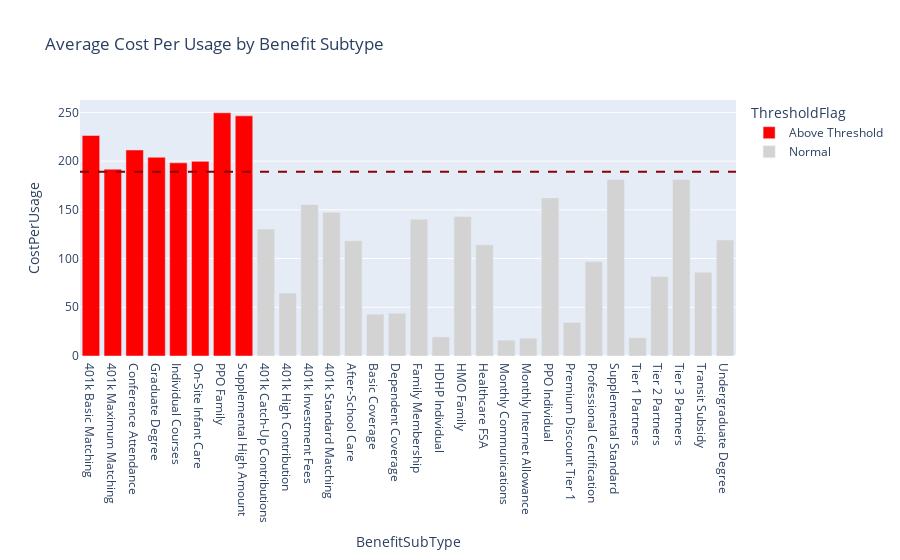
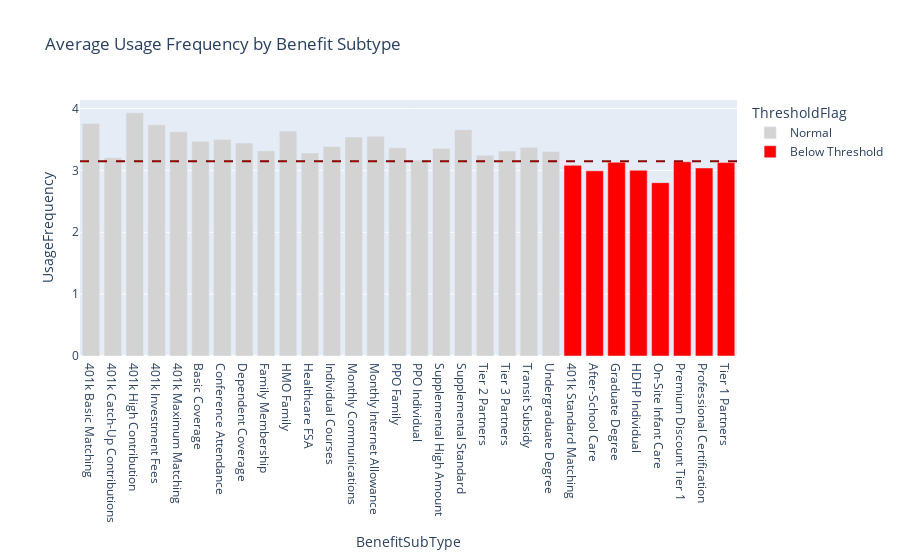
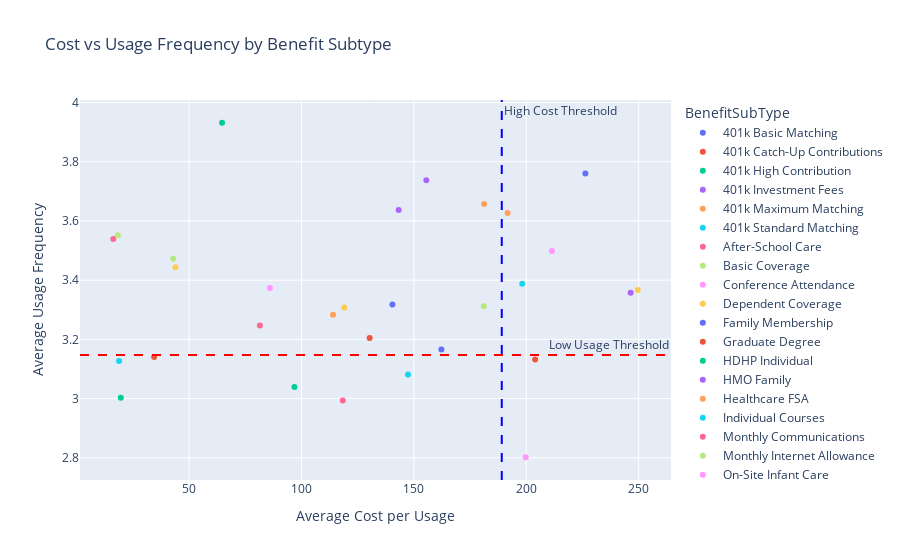
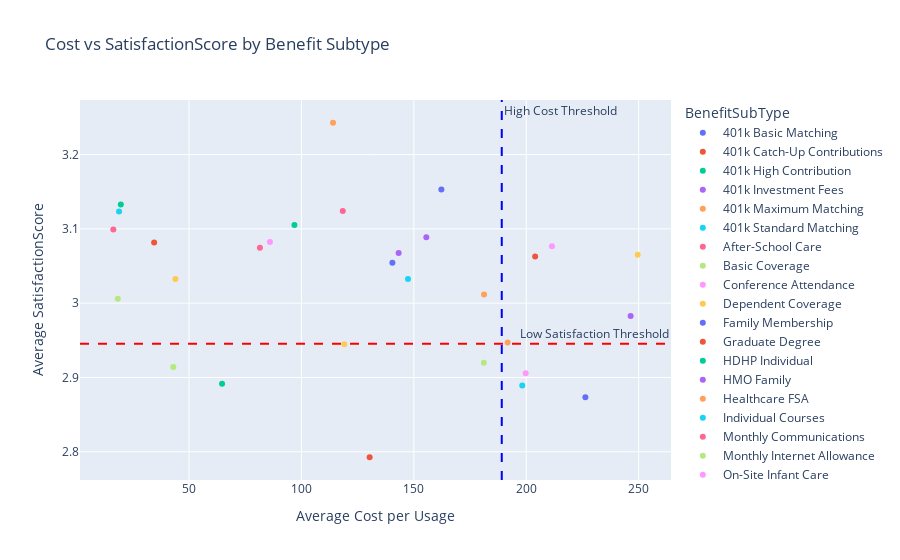

Source (notebook cell) for these figures, in order:
### Code cell
# Identify underutilized high-cost subcategories
# Group by BenefitSubType and calculate mean cost-per-usage and usage frequency, satisfaction score, and rank ROI score
subcategory_stats = merged.groupby('BenefitSubType').agg({
    'CostPerUsage': 'mean',
    'UsageFrequency': 'mean',
    'SatisfactionScore': 'mean',
    'ROI_Score': 'mean'
}).reset_index()

# Define high-cost threshold as the 75th percentile of cost-per-usage
high_cost_threshold = subcategory_stats['CostPerUsage'].quantile(0.75)

# Define low-usage threshold as the 25th percentile of usage frequency
low_usage_threshold = subcategory_stats['UsageFrequency'].quantile(0.25)

# Visualise and highlight those above/below thresholds
# Highlight subcategories above the high cost threshold and below the low usage threshold with colored bars

def create_bar_plot_treshold(df, x_col, y_col, title, treshold, treshold_label = 'max'):
    if treshold_label == 'max':
        df['ThresholdFlag'] = np.where(df['CostPerUsage'] > treshold, 'Above Threshold', 'Normal')
        fig = px.bar(
                df,
                x=x_col,
                y=y_col,
                color='ThresholdFlag',  # Only bars above threshold are colored
                color_discrete_map={'Above Threshold': 'red', 'Normal': 'lightgray'},
                title=title)
    else:
        df['ThresholdFlag'] = np.where(df[y_col] < treshold, 'Below Threshold', 'Normal')
        fig = px.bar(
            df,
            x=x_col,
            y=y_col,
            color='ThresholdFlag',  # Only bars above threshold are colored
            color_discrete_map={'Below Threshold': 'red', 'Normal': 'lightgray'},
            title=title
        )
    
    fig.add_hline(y=treshold, line_dash="dash", line_color="darkred")
    fig.show()

create_bar_plot_treshold(merged.groupby('BenefitSubType').agg({'CostPerUsage': 'mean'}).reset_index(), 'BenefitSubType', 'CostPerUsage', 'Average Cost Per Usage by Benefit Subtype', high_cost_threshold, 'max')
create_bar_plot_treshold(merged.groupby('BenefitSubType').agg({'UsageFrequency': 'mean'}).reset_index(), 'BenefitSubType', 'UsageFrequency', 'Average Usage Frequency by Benefit Subtype', low_usage_threshold, 'min')

# Find those that have high cost and low usage
underutilized_high_cost = subcategory_stats[
    (subcategory_stats['CostPerUsage'] > high_cost_threshold) &
    (subcategory_stats['UsageFrequency'] < low_usage_threshold)
]

print("Underutilized High-Cost Subcategories:")
print(underutilized_high_cost)

# Create quadrant plots (cost vs. usage, cost vs. satisfaction)
fig = px.scatter(subcategory_stats, x='CostPerUsage', y='UsageFrequency',
                 color='BenefitSubType',
                 title='Cost vs Usage Frequency by Benefit Subtype',
                 labels={'CostPerUsage': 'Average Cost per Usage', 'UsageFrequency': 'Average Usage Frequency'},
                 hover_data=['BenefitSubType'])
fig.add_hline(y=low_usage_threshold, line_dash="dash", line_color="red", annotation_text="Low Usage Threshold")
fig.add_vline(x=high_cost_threshold, line_dash="dash", line_color="blue", annotation_text="High Cost Threshold")
fig.show()

# Find those with have high cost and low satisfaction
underutilized_high_cost_satisfaction = subcategory_stats[
    (subcategory_stats['CostPerUsage'] > high_cost_threshold) &
    (subcategory_stats['SatisfactionScore'] < subcategory_stats['SatisfactionScore'].quantile(0.25))
]

print("Underutilized High-Cost Benefits with Low Satisfaction:")
print(underutilized_high_cost_satisfaction[['BenefitSubType', 'CostPerUsage', 'SatisfactionScore']])

# Visualise and highlight those above/below thresholds
fig = px.scatter(subcategory_stats, x='CostPerUsage', y='SatisfactionScore',
                 color='BenefitSubType',
                 title='Cost vs SatisfactionScore by Benefit Subtype',
                 labels={'CostPerUsage': 'Average Cost per Usage', 'SatisfactionScore': 'Average SatisfactionScore'},
                 hover_data=['BenefitSubType'])
fig.add_hline(y=subcategory_stats['SatisfactionScore'].quantile(0.25), line_dash="dash", line_color="red", annotation_text="Low Satisfaction Threshold")
fig.add_vline(x=high_cost_threshold, line_dash="dash", line_color="blue", annotation_text="High Cost Threshold")
fig.show()

### Figure 1 — Plotly figure (JSON) as saved in the notebook; plotly's stock layout.template omitted (floating-point values rounded to 4 significant figures)
{"data": [{"hovertemplate": "ThresholdFlag=Above Threshold<br>BenefitSubType=%{x}<br>CostPerUsage=%{y}<extra></extra>", "legendgroup": "Above Threshold", "marker": {"color": "red", "pattern": {"shape": ""}}, "name": "Above Threshold", "orientation": "v", "showlegend": true, "textposition": "auto", "type": "bar", "x": ["401k Basic Matching", "401k Maximum Matching", "Conference Attendance", "Graduate Degree", "Individual Courses", "On-Site Infant Care", "PPO Family", "Supplemental High Amount"], "xaxis": "x", "y": [226.3, 191.7, 211.4, 204.0, 198.2, 199.7, 249.6, 246.4], "yaxis": "y"}, {"hovertemplate": "ThresholdFlag=Normal<br>BenefitSubType=%{x}<br>CostPerUsage=%{y}<extra></extra>", "legendgroup": "Normal", "marker": {"color": "lightgray", "pattern": {"shape": ""}}, "name": "Normal", "orientation": "v", "showlegend": true, "textposition": "auto", "type": "bar", "x": ["401k Catch-Up Contributions", "401k High Contribution", "401k Investment Fees", "401k Standard Matching", "After-School Care", "Basic Coverage", "Dependent Coverage", "Family Membership", "HDHP Individual", "HMO Family", "Healthcare FSA", "Monthly Communications", "Monthly Internet Allowance", "PPO Individual", "Premium Discount Tier 1", "Professional Certification", "Supplemental Standard", "Tier 1 Partners", "Tier 2 Partners", "Tier 3 Partners", "Transit Subsidy", "Undergraduate Degree"], "xaxis": "x", "y": [130.3, 64.68, 155.5, 147.4, 118.4, 42.97, 43.95, 140.5, 19.65, 143.2, 114.0, 16.3, 18.31, 162.2, 34.46, 96.87, 181.2, 18.86, 81.51, 181.1, 85.97, 119.1], "yaxis": "y"}], "layout": {"barmode": "relative", "legend": {"title": {"text": "ThresholdFlag"}, "tracegroupgap": 0}, "shapes": [{"line": {"color": "darkred", "dash": "dash"}, "type": "line", "x0": 0, "x1": 1, "xref": "x domain", "y0": 189.1, "y1": 189.1, "yref": "y"}], "title": {"text": "Average Cost Per Usage by Benefit Subtype"}, "xaxis": {"anchor": "y", "domain": [0, 1], "title": {"text": "BenefitSubType"}}, "yaxis": {"anchor": "x", "domain": [0, 1], "title": {"text": "CostPerUsage"}}}}

### Figure 2 — Plotly figure (JSON) as saved in the notebook; plotly's stock layout.template omitted (floating-point values rounded to 4 significant figures)
{"data": [{"hovertemplate": "ThresholdFlag=Normal<br>BenefitSubType=%{x}<br>UsageFrequency=%{y}<extra></extra>", "legendgroup": "Normal", "marker": {"color": "lightgray", "pattern": {"shape": ""}}, "name": "Normal", "orientation": "v", "showlegend": true, "textposition": "auto", "type": "bar", "x": ["401k Basic Matching", "401k Catch-Up Contributions", "401k High Contribution", "401k Investment Fees", "401k Maximum Matching", "Basic Coverage", "Conference Attendance", "Dependent Coverage", "Family Membership", "HMO Family", "Healthcare FSA", "Individual Courses", "Monthly Communications", "Monthly Internet Allowance", "PPO Family", "PPO Individual", "Supplemental High Amount", "Supplemental Standard", "Tier 2 Partners", "Tier 3 Partners", "Transit Subsidy", "Undergraduate Degree"], "xaxis": "x", "y": [3.76, 3.204, 3.932, 3.737, 3.627, 3.472, 3.499, 3.444, 3.318, 3.637, 3.283, 3.388, 3.539, 3.552, 3.366, 3.166, 3.357, 3.657, 3.247, 3.312, 3.374, 3.307], "yaxis": "y"}, {"hovertemplate": "ThresholdFlag=Below Threshold<br>BenefitSubType=%{x}<br>UsageFrequency=%{y}<extra></extra>", "legendgroup": "Below Threshold", "marker": {"color": "red", "pattern": {"shape": ""}}, "name": "Below Threshold", "orientation": "v", "showlegend": true, "textposition": "auto", "type": "bar", "x": ["401k Standard Matching", "After-School Care", "Graduate Degree", "HDHP Individual", "On-Site Infant Care", "Premium Discount Tier 1", "Professional Certification", "Tier 1 Partners"], "xaxis": "x", "y": [3.082, 2.993, 3.132, 3.003, 2.802, 3.141, 3.039, 3.127], "yaxis": "y"}], "layout": {"barmode": "relative", "legend": {"title": {"text": "ThresholdFlag"}, "tracegroupgap": 0}, "shapes": [{"line": {"color": "darkred", "dash": "dash"}, "type": "line", "x0": 0, "x1": 1, "xref": "x domain", "y0": 3.147, "y1": 3.147, "yref": "y"}], "title": {"text": "Average Usage Frequency by Benefit Subtype"}, "xaxis": {"anchor": "y", "domain": [0, 1], "title": {"text": "BenefitSubType"}}, "yaxis": {"anchor": "x", "domain": [0, 1], "title": {"text": "UsageFrequency"}}}}

### Figure 3 — Plotly figure (JSON) as saved in the notebook; plotly's stock layout.template omitted (floating-point values rounded to 4 significant figures)
{"data": [{"customdata": [["401k Basic Matching"]], "hovertemplate": "BenefitSubType=%{customdata[0]}<br>Average Cost per Usage=%{x}<br>Average Usage Frequency=%{y}<extra></extra>", "legendgroup": "401k Basic Matching", "marker": {"color": "#636efa", "symbol": "circle"}, "mode": "markers", "name": "401k Basic Matching", "orientation": "v", "showlegend": true, "type": "scatter", "x": [226.3], "xaxis": "x", "y": [3.76], "yaxis": "y"}, {"customdata": [["401k Catch-Up Contributions"]], "hovertemplate": "BenefitSubType=%{customdata[0]}<br>Average Cost per Usage=%{x}<br>Average Usage Frequency=%{y}<extra></extra>", "legendgroup": "401k Catch-Up Contributions", "marker": {"color": "#EF553B", "symbol": "circle"}, "mode": "markers", "name": "401k Catch-Up Contributions", "orientation": "v", "showlegend": true, "type": "scatter", "x": [130.3], "xaxis": "x", "y": [3.204], "yaxis": "y"}, {"customdata": [["401k High Contribution"]], "hovertemplate": "BenefitSubType=%{customdata[0]}<br>Average Cost per Usage=%{x}<br>Average Usage Frequency=%{y}<extra></extra>", "legendgroup": "401k High Contribution", "marker": {"color": "#00cc96", "symbol": "circle"}, "mode": "markers", "name": "401k High Contribution", "orientation": "v", "showlegend": true, "type": "scatter", "x": [64.68], "xaxis": "x", "y": [3.932], "yaxis": "y"}, {"customdata": [["401k Investment Fees"]], "hovertemplate": "BenefitSubType=%{customdata[0]}<br>Average Cost per Usage=%{x}<br>Average Usage Frequency=%{y}<extra></extra>", "legendgroup": "401k Investment Fees", "marker": {"color": "#ab63fa", "symbol": "circle"}, "mode": "markers", "name": "401k Investment Fees", "orientation": "v", "showlegend": true, "type": "scatter", "x": [155.5], "xaxis": "x", "y": [3.737], "yaxis": "y"}, {"customdata": [["401k Maximum Matching"]], "hovertemplate": "BenefitSubType=%{customdata[0]}<br>Average Cost per Usage=%{x}<br>Average Usage Frequency=%{y}<extra></extra>", "legendgroup": "401k Maximum Matching", "marker": {"color": "#FFA15A", "symbol": "circle"}, "mode": "markers", "name": "401k Maximum Matching", "orientation": "v", "showlegend": true, "type": "scatter", "x": [191.7], "xaxis": "x", "y": [3.627], "yaxis": "y"}, {"customdata": [["401k Standard Matching"]], "hovertemplate": "BenefitSubType=%{customdata[0]}<br>Average Cost per Usage=%{x}<br>Average Usage Frequency=%{y}<extra></extra>", "legendgroup": "401k Standard Matching", "marker": {"color": "#19d3f3", "symbol": "circle"}, "mode": "markers", "name": "401k Standard Matching", "orientation": "v", "showlegend": true, "type": "scatter", "x": [147.4], "xaxis": "x", "y": [3.082], "yaxis": "y"}, {"customdata": [["After-School Care"]], "hovertemplate": "BenefitSubType=%{customdata[0]}<br>Average Cost per Usage=%{x}<br>Average Usage Frequency=%{y}<extra></extra>", "legendgroup": "After-School Care", "marker": {"color": "#FF6692", "symbol": "circle"}, "mode": "markers", "name": "After-School Care", "orientation": "v", "showlegend": true, "type": "scatter", "x": [118.4], "xaxis": "x", "y": [2.993], "yaxis": "y"}, {"customdata": [["Basic Coverage"]], "hovertemplate": "BenefitSubType=%{customdata[0]}<br>Average Cost per Usage=%{x}<br>Average Usage Frequency=%{y}<extra></extra>", "legendgroup": "Basic Coverage", "marker": {"color": "#B6E880", "symbol": "circle"}, "mode": "markers", "name": "Basic Coverage", "orientation": "v", "showlegend": true, "type": "scatter", "x": [42.97], "xaxis": "x", "y": [3.472], "yaxis": "y"}, {"customdata": [["Conference Attendance"]], "hovertemplate": "BenefitSubType=%{customdata[0]}<br>Average Cost per Usage=%{x}<br>Average Usage Frequency=%{y}<extra></extra>", "legendgroup": "Conference Attendance", "marker": {"color": "#FF97FF", "symbol": "circle"}, "mode": "markers", "name": "Conference Attendance", "orientation": "v", "showlegend": true, "type": "scatter", "x": [211.4], "xaxis": "x", "y": [3.499], "yaxis": "y"}, {"customdata": [["Dependent Coverage"]], "hovertemplate": "BenefitSubType=%{customdata[0]}<br>Average Cost per Usage=%{x}<br>Average Usage Frequency=%{y}<extra></extra>", "legendgroup": "Dependent Coverage", "marker": {"color": "#FECB52", "symbol": "circle"}, "mode": "markers", "name": "Dependent Coverage", "orientation": "v", "showlegend": true, "type": "scatter", "x": [43.95], "xaxis": "x", "y": [3.444], "yaxis": "y"}, {"customdata": [["Family Membership"]], "hovertemplate": "BenefitSubType=%{customdata[0]}<br>Average Cost per Usage=%{x}<br>Average Usage Frequency=%{y}<extra></extra>", "legendgroup": "Family Membership", "marker": {"color": "#636efa", "symbol": "circle"}, "mode": "markers", "name": "Family Membership", "orientation": "v", "showlegend": true, "type": "scatter", "x": [140.5], "xaxis": "x", "y": [3.318], "yaxis": "y"}, {"customdata": [["Graduate Degree"]], "hovertemplate": "BenefitSubType=%{customdata[0]}<br>Average Cost per Usage=%{x}<br>Average Usage Frequency=%{y}<extra></extra>", "legendgroup": "Graduate Degree", "marker": {"color": "#EF553B", "symbol": "circle"}, "mode": "markers", "name": "Graduate Degree", "orientation": "v", "showlegend": true, "type": "scatter", "x": [204.0], "xaxis": "x", "y": [3.132], "yaxis": "y"}, {"customdata": [["HDHP Individual"]], "hovertemplate": "BenefitSubType=%{customdata[0]}<br>Average Cost per Usage=%{x}<br>Average Usage Frequency=%{y}<extra></extra>", "legendgroup": "HDHP Individual", "marker": {"color": "#00cc96", "symbol": "circle"}, "mode": "markers", "name": "HDHP Individual", "orientation": "v", "showlegend": true, "type": "scatter", "x": [19.65], "xaxis": "x", "y": [3.003], "yaxis": "y"}, {"customdata": [["HMO Family"]], "hovertemplate": "BenefitSubType=%{customdata[0]}<br>Average Cost per Usage=%{x}<br>Average Usage Frequency=%{y}<extra></extra>", "legendgroup": "HMO Family", "marker": {"color": "#ab63fa", "symbol": "circle"}, "mode": "markers", "name": "HMO Family", "orientation": "v", "showlegend": true, "type": "scatter", "x": [143.2], "xaxis": "x", "y": [3.637], "yaxis": "y"}, {"customdata": [["Healthcare FSA"]], "hovertemplate": "BenefitSubType=%{customdata[0]}<br>Average Cost per Usage=%{x}<br>Average Usage Frequency=%{y}<extra></extra>", "legendgroup": "Healthcare FSA", "marker": {"color": "#FFA15A", "symbol": "circle"}, "mode": "markers", "name": "Healthcare FSA", "orientation": "v", "showlegend": true, "type": "scatter", "x": [114.0], "xaxis": "x", "y": [3.283], "yaxis": "y"}, {"customdata": [["Individual Courses"]], "hovertemplate": "BenefitSubType=%{customdata[0]}<br>Average Cost per Usage=%{x}<br>Average Usage Frequency=%{y}<extra></extra>", "legendgroup": "Individual Courses", "marker": {"color": "#19d3f3", "symbol": "circle"}, "mode": "markers", "name": "Individual Courses", "orientation": "v", "showlegend": true, "type": "scatter", "x": [198.2], "xaxis": "x", "y": [3.388], "yaxis": "y"}, {"customdata": [["Monthly Communications"]], "hovertemplate": "BenefitSubType=%{customdata[0]}<br>Average Cost per Usage=%{x}<br>Average Usage Frequency=%{y}<extra></extra>", "legendgroup": "Monthly Communications", "marker": {"color": "#FF6692", "symbol": "circle"}, "mode": "markers", "name": "Monthly Communications", "orientation": "v", "showlegend": true, "type": "scatter", "x": [16.3], "xaxis": "x", "y": [3.539], "yaxis": "y"}, {"customdata": [["Monthly Internet Allowance"]], "hovertemplate": "BenefitSubType=%{customdata[0]}<br>Average Cost per Usage=%{x}<br>Average Usage Frequency=%{y}<extra></extra>", "legendgroup": "Monthly Internet Allowance", "marker": {"color": "#B6E880", "symbol": "circle"}, "mode": "markers", "name": "Monthly Internet Allowance", "orientation": "v", "showlegend": true, "type": "scatter", "x": [18.31], "xaxis": "x", "y": [3.552], "yaxis": "y"}, {"customdata": [["On-Site Infant Care"]], "hovertemplate": "BenefitSubType=%{customdata[0]}<br>Average Cost per Usage=%{x}<br>Average Usage Frequency=%{y}<extra></extra>", "legendgroup": "On-Site Infant Care", "marker": {"color": "#FF97FF", "symbol": "circle"}, "mode": "markers", "name": "On-Site Infant Care", "orientation": "v", "showlegend": true, "type": "scatter", "x": [199.7], "xaxis": "x", "y": [2.802], "yaxis": "y"}, {"customdata": [["PPO Family"]], "hovertemplate": "BenefitSubType=%{customdata[0]}<br>Average Cost per Usage=%{x}<br>Average Usage Frequency=%{y}<extra></extra>", "legendgroup": "PPO Family", "marker": {"color": "#FECB52", "symbol": "circle"}, "mode": "markers", "name": "PPO Family", "orientation": "v", "showlegend": true, "type": "scatter", "x": [249.6], "xaxis": "x", "y": [3.366], "yaxis": "y"}, {"customdata": [["PPO Individual"]], "hovertemplate": "BenefitSubType=%{customdata[0]}<br>Average Cost per Usage=%{x}<br>Average Usage Frequency=%{y}<extra></extra>", "legendgroup": "PPO Individual", "marker": {"color": "#636efa", "symbol": "circle"}, "mode": "markers", "name": "PPO Individual", "orientation": "v", "showlegend": true, "type": "scatter", "x": [162.2], "xaxis": "x", "y": [3.166], "yaxis": "y"}, {"customdata": [["Premium Discount Tier 1"]], "hovertemplate": "BenefitSubType=%{customdata[0]}<br>Average Cost per Usage=%{x}<br>Average Usage Frequency=%{y}<extra></extra>", "legendgroup": "Premium Discount Tier 1", "marker": {"color": "#EF553B", "symbol": "circle"}, "mode": "markers", "name": "Premium Discount Tier 1", "orientation": "v", "showlegend": true, "type": "scatter", "x": [34.46], "xaxis": "x", "y": [3.141], "yaxis": "y"}, {"customdata": [["Professional Certification"]], "hovertemplate": "BenefitSubType=%{customdata[0]}<br>Average Cost per Usage=%{x}<br>Average Usage Frequency=%{y}<extra></extra>", "legendgroup": "Professional Certification", "marker": {"color": "#00cc96", "symbol": "circle"}, "mode": "markers", "name": "Professional Certification", "orientation": "v", "showlegend": true, "type": "scatter", "x": [96.87], "xaxis": "x", "y": [3.039], "yaxis": "y"}, {"customdata": [["Supplemental High Amount"]], "hovertemplate": "BenefitSubType=%{customdata[0]}<br>Average Cost per Usage=%{x}<br>Average Usage Frequency=%{y}<extra></extra>", "legendgroup": "Supplemental High Amount", "marker": {"color": "#ab63fa", "symbol": "circle"}, "mode": "markers", "name": "Supplemental High Amount", "orientation": "v", "showlegend": true, "type": "scatter", "x": [246.4], "xaxis": "x", "y": [3.357], "yaxis": "y"}, {"customdata": [["Supplemental Standard"]], "hovertemplate": "BenefitSubType=%{customdata[0]}<br>Average Cost per Usage=%{x}<br>Average Usage Frequency=%{y}<extra></extra>", "legendgroup": "Supplemental Standard", "marker": {"color": "#FFA15A", "symbol": "circle"}, "mode": "markers", "name": "Supplemental Standard", "orientation": "v", "showlegend": true, "type": "scatter", "x": [181.2], "xaxis": "x", "y": [3.657], "yaxis": "y"}, {"customdata": [["Tier 1 Partners"]], "hovertemplate": "BenefitSubType=%{customdata[0]}<br>Average Cost per Usage=%{x}<br>Average Usage Frequency=%{y}<extra></extra>", "legendgroup": "Tier 1 Partners", "marker": {"color": "#19d3f3", "symbol": "circle"}, "mode": "markers", "name": "Tier 1 Partners", "orientation": "v", "showlegend": true, "type": "scatter", "x": [18.86], "xaxis": "x", "y": [3.127], "yaxis": "y"}, {"customdata": [["Tier 2 Partners"]], "hovertemplate": "BenefitSubType=%{customdata[0]}<br>Average Cost per Usage=%{x}<br>Average Usage Frequency=%{y}<extra></extra>", "legendgroup": "Tier 2 Partners", "marker": {"color": "#FF6692", "symbol": "circle"}, "mode": "markers", "name": "Tier 2 Partners", "orientation": "v", "showlegend": true, "type": "scatter", "x": [81.51], "xaxis": "x", "y": [3.247], "yaxis": "y"}, {"customdata": [["Tier 3 Partners"]], "hovertemplate": "BenefitSubType=%{customdata[0]}<br>Average Cost per Usage=%{x}<br>Average Usage Frequency=%{y}<extra></extra>", "legendgroup": "Tier 3 Partners", "marker": {"color": "#B6E880", "symbol": "circle"}, "mode": "markers", "name": "Tier 3 Partners", "orientation": "v", "showlegend": true, "type": "scatter", "x": [181.1], "xaxis": "x", "y": [3.312], "yaxis": "y"}, {"customdata": [["Transit Subsidy"]], "hovertemplate": "BenefitSubType=%{customdata[0]}<br>Average Cost per Usage=%{x}<br>Average Usage Frequency=%{y}<extra></extra>", "legendgroup": "Transit Subsidy", "marker": {"color": "#FF97FF", "symbol": "circle"}, "mode": "markers", "name": "Transit Subsidy", "orientation": "v", "showlegend": true, "type": "scatter", "x": [85.97], "xaxis": "x", "y": [3.374], "yaxis": "y"}, {"customdata": [["Undergraduate Degree"]], "hovertemplate": "BenefitSubType=%{customdata[0]}<br>Average Cost per Usage=%{x}<br>Average Usage Frequency=%{y}<extra></extra>", "legendgroup": "Undergraduate Degree", "marker": {"color": "#FECB52", "symbol": "circle"}, "mode": "markers", "name": "Undergraduate Degree", "orientation": "v", "showlegend": true, "type": "scatter", "x": [119.1], "xaxis": "x", "y": [3.307], "yaxis": "y"}], "layout": {"annotations": [{"showarrow": false, "text": "Low Usage Threshold", "x": 1, "xanchor": "right", "xref": "x domain", "y": 3.147, "yanchor": "bottom", "yref": "y"}, {"showarrow": false, "text": "High Cost Threshold", "x": 189.1, "xanchor": "left", "xref": "x", "y": 1, "yanchor": "top", "yref": "y domain"}], "legend": {"title": {"text": "BenefitSubType"}, "tracegroupgap": 0}, "shapes": [{"line": {"color": "red", "dash": "dash"}, "type": "line", "x0": 0, "x1": 1, "xref": "x domain", "y0": 3.147, "y1": 3.147, "yref": "y"}, {"line": {"color": "blue", "dash": "dash"}, "type": "line", "x0": 189.1, "x1": 189.1, "xref": "x", "y0": 0, "y1": 1, "yref": "y domain"}], "title": {"text": "Cost vs Usage Frequency by Benefit Subtype"}, "xaxis": {"anchor": "y", "domain": [0, 1], "title": {"text": "Average Cost per Usage"}}, "yaxis": {"anchor": "x", "domain": [0, 1], "title": {"text": "Average Usage Frequency"}}}}

### Figure 4 — Plotly figure (JSON) as saved in the notebook; plotly's stock layout.template omitted (floating-point values rounded to 4 significant figures)
{"data": [{"customdata": [["401k Basic Matching"]], "hovertemplate": "BenefitSubType=%{customdata[0]}<br>Average Cost per Usage=%{x}<br>Average SatisfactionScore=%{y}<extra></extra>", "legendgroup": "401k Basic Matching", "marker": {"color": "#636efa", "symbol": "circle"}, "mode": "markers", "name": "401k Basic Matching", "orientation": "v", "showlegend": true, "type": "scatter", "x": [226.3], "xaxis": "x", "y": [2.873], "yaxis": "y"}, {"customdata": [["401k Catch-Up Contributions"]], "hovertemplate": "BenefitSubType=%{customdata[0]}<br>Average Cost per Usage=%{x}<br>Average SatisfactionScore=%{y}<extra></extra>", "legendgroup": "401k Catch-Up Contributions", "marker": {"color": "#EF553B", "symbol": "circle"}, "mode": "markers", "name": "401k Catch-Up Contributions", "orientation": "v", "showlegend": true, "type": "scatter", "x": [130.3], "xaxis": "x", "y": [2.793], "yaxis": "y"}, {"customdata": [["401k High Contribution"]], "hovertemplate": "BenefitSubType=%{customdata[0]}<br>Average Cost per Usage=%{x}<br>Average SatisfactionScore=%{y}<extra></extra>", "legendgroup": "401k High Contribution", "marker": {"color": "#00cc96", "symbol": "circle"}, "mode": "markers", "name": "401k High Contribution", "orientation": "v", "showlegend": true, "type": "scatter", "x": [64.68], "xaxis": "x", "y": [2.892], "yaxis": "y"}, {"customdata": [["401k Investment Fees"]], "hovertemplate": "BenefitSubType=%{customdata[0]}<br>Average Cost per Usage=%{x}<br>Average SatisfactionScore=%{y}<extra></extra>", "legendgroup": "401k Investment Fees", "marker": {"color": "#ab63fa", "symbol": "circle"}, "mode": "markers", "name": "401k Investment Fees", "orientation": "v", "showlegend": true, "type": "scatter", "x": [155.5], "xaxis": "x", "y": [3.089], "yaxis": "y"}, {"customdata": [["401k Maximum Matching"]], "hovertemplate": "BenefitSubType=%{customdata[0]}<br>Average Cost per Usage=%{x}<br>Average SatisfactionScore=%{y}<extra></extra>", "legendgroup": "401k Maximum Matching", "marker": {"color": "#FFA15A", "symbol": "circle"}, "mode": "markers", "name": "401k Maximum Matching", "orientation": "v", "showlegend": true, "type": "scatter", "x": [191.7], "xaxis": "x", "y": [2.947], "yaxis": "y"}, {"customdata": [["401k Standard Matching"]], "hovertemplate": "BenefitSubType=%{customdata[0]}<br>Average Cost per Usage=%{x}<br>Average SatisfactionScore=%{y}<extra></extra>", "legendgroup": "401k Standard Matching", "marker": {"color": "#19d3f3", "symbol": "circle"}, "mode": "markers", "name": "401k Standard Matching", "orientation": "v", "showlegend": true, "type": "scatter", "x": [147.4], "xaxis": "x", "y": [3.033], "yaxis": "y"}, {"customdata": [["After-School Care"]], "hovertemplate": "BenefitSubType=%{customdata[0]}<br>Average Cost per Usage=%{x}<br>Average SatisfactionScore=%{y}<extra></extra>", "legendgroup": "After-School Care", "marker": {"color": "#FF6692", "symbol": "circle"}, "mode": "markers", "name": "After-School Care", "orientation": "v", "showlegend": true, "type": "scatter", "x": [118.4], "xaxis": "x", "y": [3.124], "yaxis": "y"}, {"customdata": [["Basic Coverage"]], "hovertemplate": "BenefitSubType=%{customdata[0]}<br>Average Cost per Usage=%{x}<br>Average SatisfactionScore=%{y}<extra></extra>", "legendgroup": "Basic Coverage", "marker": {"color": "#B6E880", "symbol": "circle"}, "mode": "markers", "name": "Basic Coverage", "orientation": "v", "showlegend": true, "type": "scatter", "x": [42.97], "xaxis": "x", "y": [2.914], "yaxis": "y"}, {"customdata": [["Conference Attendance"]], "hovertemplate": "BenefitSubType=%{customdata[0]}<br>Average Cost per Usage=%{x}<br>Average SatisfactionScore=%{y}<extra></extra>", "legendgroup": "Conference Attendance", "marker": {"color": "#FF97FF", "symbol": "circle"}, "mode": "markers", "name": "Conference Attendance", "orientation": "v", "showlegend": true, "type": "scatter", "x": [211.4], "xaxis": "x", "y": [3.077], "yaxis": "y"}, {"customdata": [["Dependent Coverage"]], "hovertemplate": "BenefitSubType=%{customdata[0]}<br>Average Cost per Usage=%{x}<br>Average SatisfactionScore=%{y}<extra></extra>", "legendgroup": "Dependent Coverage", "marker": {"color": "#FECB52", "symbol": "circle"}, "mode": "markers", "name": "Dependent Coverage", "orientation": "v", "showlegend": true, "type": "scatter", "x": [43.95], "xaxis": "x", "y": [3.033], "yaxis": "y"}, {"customdata": [["Family Membership"]], "hovertemplate": "BenefitSubType=%{customdata[0]}<br>Average Cost per Usage=%{x}<br>Average SatisfactionScore=%{y}<extra></extra>", "legendgroup": "Family Membership", "marker": {"color": "#636efa", "symbol": "circle"}, "mode": "markers", "name": "Family Membership", "orientation": "v", "showlegend": true, "type": "scatter", "x": [140.5], "xaxis": "x", "y": [3.054], "yaxis": "y"}, {"customdata": [["Graduate Degree"]], "hovertemplate": "BenefitSubType=%{customdata[0]}<br>Average Cost per Usage=%{x}<br>Average SatisfactionScore=%{y}<extra></extra>", "legendgroup": "Graduate Degree", "marker": {"color": "#EF553B", "symbol": "circle"}, "mode": "markers", "name": "Graduate Degree", "orientation": "v", "showlegend": true, "type": "scatter", "x": [204.0], "xaxis": "x", "y": [3.063], "yaxis": "y"}, {"customdata": [["HDHP Individual"]], "hovertemplate": "BenefitSubType=%{customdata[0]}<br>Average Cost per Usage=%{x}<br>Average SatisfactionScore=%{y}<extra></extra>", "legendgroup": "HDHP Individual", "marker": {"color": "#00cc96", "symbol": "circle"}, "mode": "markers", "name": "HDHP Individual", "orientation": "v", "showlegend": true, "type": "scatter", "x": [19.65], "xaxis": "x", "y": [3.133], "yaxis": "y"}, {"customdata": [["HMO Family"]], "hovertemplate": "BenefitSubType=%{customdata[0]}<br>Average Cost per Usage=%{x}<br>Average SatisfactionScore=%{y}<extra></extra>", "legendgroup": "HMO Family", "marker": {"color": "#ab63fa", "symbol": "circle"}, "mode": "markers", "name": "HMO Family", "orientation": "v", "showlegend": true, "type": "scatter", "x": [143.2], "xaxis": "x", "y": [3.068], "yaxis": "y"}, {"customdata": [["Healthcare FSA"]], "hovertemplate": "BenefitSubType=%{customdata[0]}<br>Average Cost per Usage=%{x}<br>Average SatisfactionScore=%{y}<extra></extra>", "legendgroup": "Healthcare FSA", "marker": {"color": "#FFA15A", "symbol": "circle"}, "mode": "markers", "name": "Healthcare FSA", "orientation": "v", "showlegend": true, "type": "scatter", "x": [114.0], "xaxis": "x", "y": [3.243], "yaxis": "y"}, {"customdata": [["Individual Courses"]], "hovertemplate": "BenefitSubType=%{customdata[0]}<br>Average Cost per Usage=%{x}<br>Average SatisfactionScore=%{y}<extra></extra>", "legendgroup": "Individual Courses", "marker": {"color": "#19d3f3", "symbol": "circle"}, "mode": "markers", "name": "Individual Courses", "orientation": "v", "showlegend": true, "type": "scatter", "x": [198.2], "xaxis": "x", "y": [2.889], "yaxis": "y"}, {"customdata": [["Monthly Communications"]], "hovertemplate": "BenefitSubType=%{customdata[0]}<br>Average Cost per Usage=%{x}<br>Average SatisfactionScore=%{y}<extra></extra>", "legendgroup": "Monthly Communications", "marker": {"color": "#FF6692", "symbol": "circle"}, "mode": "markers", "name": "Monthly Communications", "orientation": "v", "showlegend": true, "type": "scatter", "x": [16.3], "xaxis": "x", "y": [3.099], "yaxis": "y"}, {"customdata": [["Monthly Internet Allowance"]], "hovertemplate": "BenefitSubType=%{customdata[0]}<br>Average Cost per Usage=%{x}<br>Average SatisfactionScore=%{y}<extra></extra>", "legendgroup": "Monthly Internet Allowance", "marker": {"color": "#B6E880", "symbol": "circle"}, "mode": "markers", "name": "Monthly Internet Allowance", "orientation": "v", "showlegend": true, "type": "scatter", "x": [18.31], "xaxis": "x", "y": [3.006], "yaxis": "y"}, {"customdata": [["On-Site Infant Care"]], "hovertemplate": "BenefitSubType=%{customdata[0]}<br>Average Cost per Usage=%{x}<br>Average SatisfactionScore=%{y}<extra></extra>", "legendgroup": "On-Site Infant Care", "marker": {"color": "#FF97FF", "symbol": "circle"}, "mode": "markers", "name": "On-Site Infant Care", "orientation": "v", "showlegend": true, "type": "scatter", "x": [199.7], "xaxis": "x", "y": [2.906], "yaxis": "y"}, {"customdata": [["PPO Family"]], "hovertemplate": "BenefitSubType=%{customdata[0]}<br>Average Cost per Usage=%{x}<br>Average SatisfactionScore=%{y}<extra></extra>", "legendgroup": "PPO Family", "marker": {"color": "#FECB52", "symbol": "circle"}, "mode": "markers", "name": "PPO Family", "orientation": "v", "showlegend": true, "type": "scatter", "x": [249.6], "xaxis": "x", "y": [3.065], "yaxis": "y"}, {"customdata": [["PPO Individual"]], "hovertemplate": "BenefitSubType=%{customdata[0]}<br>Average Cost per Usage=%{x}<br>Average SatisfactionScore=%{y}<extra></extra>", "legendgroup": "PPO Individual", "marker": {"color": "#636efa", "symbol": "circle"}, "mode": "markers", "name": "PPO Individual", "orientation": "v", "showlegend": true, "type": "scatter", "x": [162.2], "xaxis": "x", "y": [3.153], "yaxis": "y"}, {"customdata": [["Premium Discount Tier 1"]], "hovertemplate": "BenefitSubType=%{customdata[0]}<br>Average Cost per Usage=%{x}<br>Average SatisfactionScore=%{y}<extra></extra>", "legendgroup": "Premium Discount Tier 1", "marker": {"color": "#EF553B", "symbol": "circle"}, "mode": "markers", "name": "Premium Discount Tier 1", "orientation": "v", "showlegend": true, "type": "scatter", "x": [34.46], "xaxis": "x", "y": [3.082], "yaxis": "y"}, {"customdata": [["Professional Certification"]], "hovertemplate": "BenefitSubType=%{customdata[0]}<br>Average Cost per Usage=%{x}<br>Average SatisfactionScore=%{y}<extra></extra>", "legendgroup": "Professional Certification", "marker": {"color": "#00cc96", "symbol": "circle"}, "mode": "markers", "name": "Professional Certification", "orientation": "v", "showlegend": true, "type": "scatter", "x": [96.87], "xaxis": "x", "y": [3.105], "yaxis": "y"}, {"customdata": [["Supplemental High Amount"]], "hovertemplate": "BenefitSubType=%{customdata[0]}<br>Average Cost per Usage=%{x}<br>Average SatisfactionScore=%{y}<extra></extra>", "legendgroup": "Supplemental High Amount", "marker": {"color": "#ab63fa", "symbol": "circle"}, "mode": "markers", "name": "Supplemental High Amount", "orientation": "v", "showlegend": true, "type": "scatter", "x": [246.4], "xaxis": "x", "y": [2.983], "yaxis": "y"}, {"customdata": [["Supplemental Standard"]], "hovertemplate": "BenefitSubType=%{customdata[0]}<br>Average Cost per Usage=%{x}<br>Average SatisfactionScore=%{y}<extra></extra>", "legendgroup": "Supplemental Standard", "marker": {"color": "#FFA15A", "symbol": "circle"}, "mode": "markers", "name": "Supplemental Standard", "orientation": "v", "showlegend": true, "type": "scatter", "x": [181.2], "xaxis": "x", "y": [3.012], "yaxis": "y"}, {"customdata": [["Tier 1 Partners"]], "hovertemplate": "BenefitSubType=%{customdata[0]}<br>Average Cost per Usage=%{x}<br>Average SatisfactionScore=%{y}<extra></extra>", "legendgroup": "Tier 1 Partners", "marker": {"color": "#19d3f3", "symbol": "circle"}, "mode": "markers", "name": "Tier 1 Partners", "orientation": "v", "showlegend": true, "type": "scatter", "x": [18.86], "xaxis": "x", "y": [3.123], "yaxis": "y"}, {"customdata": [["Tier 2 Partners"]], "hovertemplate": "BenefitSubType=%{customdata[0]}<br>Average Cost per Usage=%{x}<br>Average SatisfactionScore=%{y}<extra></extra>", "legendgroup": "Tier 2 Partners", "marker": {"color": "#FF6692", "symbol": "circle"}, "mode": "markers", "name": "Tier 2 Partners", "orientation": "v", "showlegend": true, "type": "scatter", "x": [81.51], "xaxis": "x", "y": [3.075], "yaxis": "y"}, {"customdata": [["Tier 3 Partners"]], "hovertemplate": "BenefitSubType=%{customdata[0]}<br>Average Cost per Usage=%{x}<br>Average SatisfactionScore=%{y}<extra></extra>", "legendgroup": "Tier 3 Partners", "marker": {"color": "#B6E880", "symbol": "circle"}, "mode": "markers", "name": "Tier 3 Partners", "orientation": "v", "showlegend": true, "type": "scatter", "x": [181.1], "xaxis": "x", "y": [2.92], "yaxis": "y"}, {"customdata": [["Transit Subsidy"]], "hovertemplate": "BenefitSubType=%{customdata[0]}<br>Average Cost per Usage=%{x}<br>Average SatisfactionScore=%{y}<extra></extra>", "legendgroup": "Transit Subsidy", "marker": {"color": "#FF97FF", "symbol": "circle"}, "mode": "markers", "name": "Transit Subsidy", "orientation": "v", "showlegend": true, "type": "scatter", "x": [85.97], "xaxis": "x", "y": [3.082], "yaxis": "y"}, {"customdata": [["Undergraduate Degree"]], "hovertemplate": "BenefitSubType=%{customdata[0]}<br>Average Cost per Usage=%{x}<br>Average SatisfactionScore=%{y}<extra></extra>", "legendgroup": "Undergraduate Degree", "marker": {"color": "#FECB52", "symbol": "circle"}, "mode": "markers", "name": "Undergraduate Degree", "orientation": "v", "showlegend": true, "type": "scatter", "x": [119.1], "xaxis": "x", "y": [2.945], "yaxis": "y"}], "layout": {"annotations": [{"showarrow": false, "text": "Low Satisfaction Threshold", "x": 1, "xanchor": "right", "xref": "x domain", "y": 2.945, "yanchor": "bottom", "yref": "y"}, {"showarrow": false, "text": "High Cost Threshold", "x": 189.1, "xanchor": "left", "xref": "x", "y": 1, "yanchor": "top", "yref": "y domain"}], "legend": {"title": {"text": "BenefitSubType"}, "tracegroupgap": 0}, "shapes": [{"line": {"color": "red", "dash": "dash"}, "type": "line", "x0": 0, "x1": 1, "xref": "x domain", "y0": 2.945, "y1": 2.945, "yref": "y"}, {"line": {"color": "blue", "dash": "dash"}, "type": "line", "x0": 189.1, "x1": 189.1, "xref": "x", "y0": 0, "y1": 1, "yref": "y domain"}], "title": {"text": "Cost vs SatisfactionScore by Benefit Subtype"}, "xaxis": {"anchor": "y", "domain": [0, 1], "title": {"text": "Average Cost per Usage"}}, "yaxis": {"anchor": "x", "domain": [0, 1], "title": {"text": "Average SatisfactionScore"}}}}
